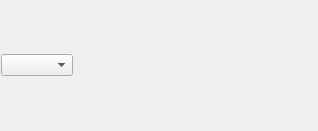
<?xml version="1.0" encoding="UTF-8"?>
<ui version="4.0">
 <class>CoordsInfoForm</class>
 <widget class="QWidget" name="CoordsInfoForm">
  <property name="geometry">
   <rect>
    <x>0</x>
    <y>0</y>
    <width>318</width>
    <height>131</height>
   </rect>
  </property>
  <property name="sizePolicy">
   <sizepolicy hsizetype="Fixed" vsizetype="Fixed">
    <horstretch>0</horstretch>
    <verstretch>0</verstretch>
   </sizepolicy>
  </property>
  <property name="windowTitle">
   <string>Form</string>
  </property>
  <layout class="QHBoxLayout" name="horizontalLayout">
   <property name="leftMargin">
    <number>1</number>
   </property>
   <property name="topMargin">
    <number>1</number>
   </property>
   <property name="rightMargin">
    <number>1</number>
   </property>
   <property name="bottomMargin">
    <number>1</number>
   </property>
   <item>
    <widget class="QComboBox" name="comboBox"/>
   </item>
   <item>
    <widget class="QLabel" name="LabelCoordsInfo">
     <property name="sizePolicy">
      <sizepolicy hsizetype="Expanding" vsizetype="Expanding">
       <horstretch>0</horstretch>
       <verstretch>0</verstretch>
      </sizepolicy>
     </property>
     <property name="text">
      <string/>
     </property>
    </widget>
   </item>
  </layout>
 </widget>
 <resources/>
 <connections/>
</ui>
